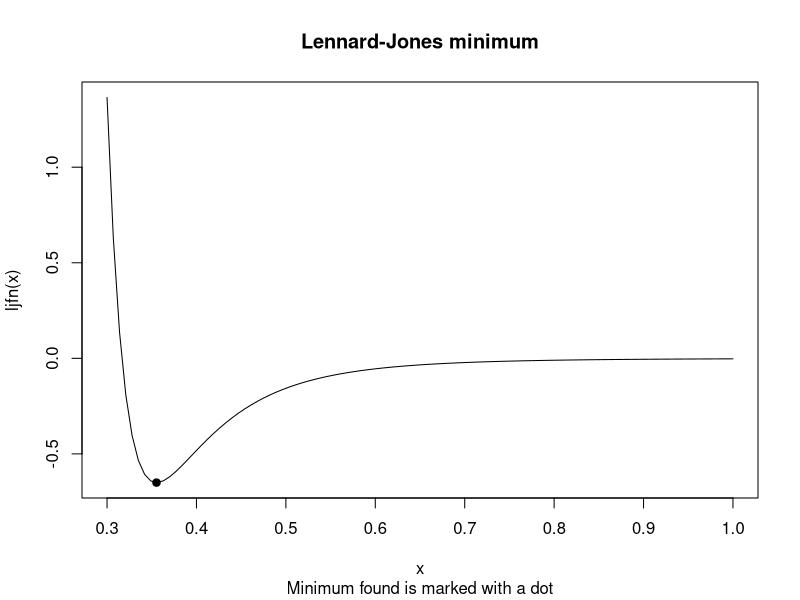

This chart was generated by the following R code:
## ----label=C05lj1, echo=TRUE, cache=TRUE---------------------------------
# The L-J potential function
 ljfn<-function(r, ep=.6501696, sig=.3165555){
    fn<-4*ep*((sig/r)^12 - (sig/r)^6)
 }
min<-optimize(ljfn, interval=c(0.001, 5))
print(min)
## Now graph it
curve(ljfn, from=0.3, to=1)
points(min$minimum, min$objective, pch=19)
title(main="Lennard-Jones minimum")
title(sub="Minimum found is marked with a dot")
